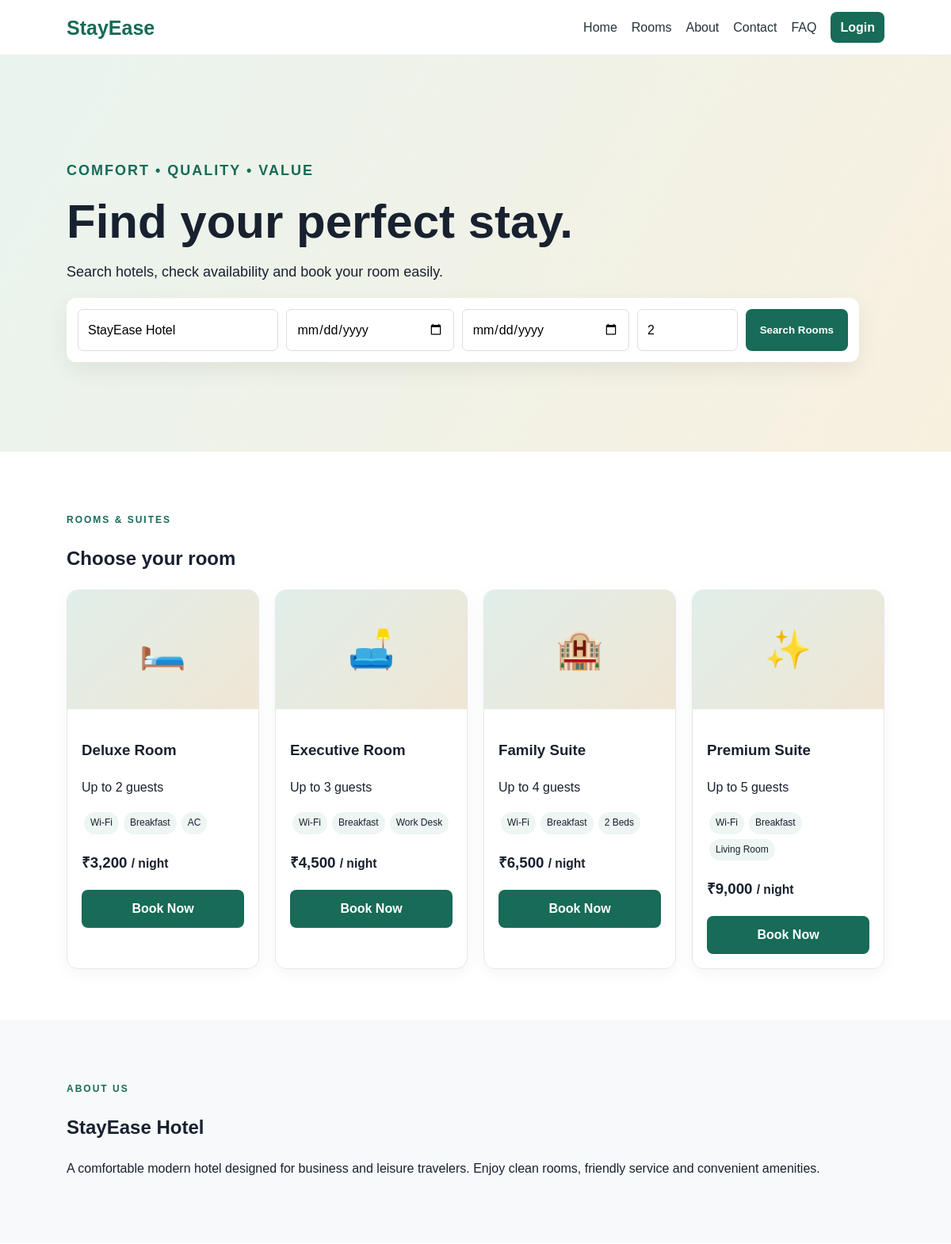
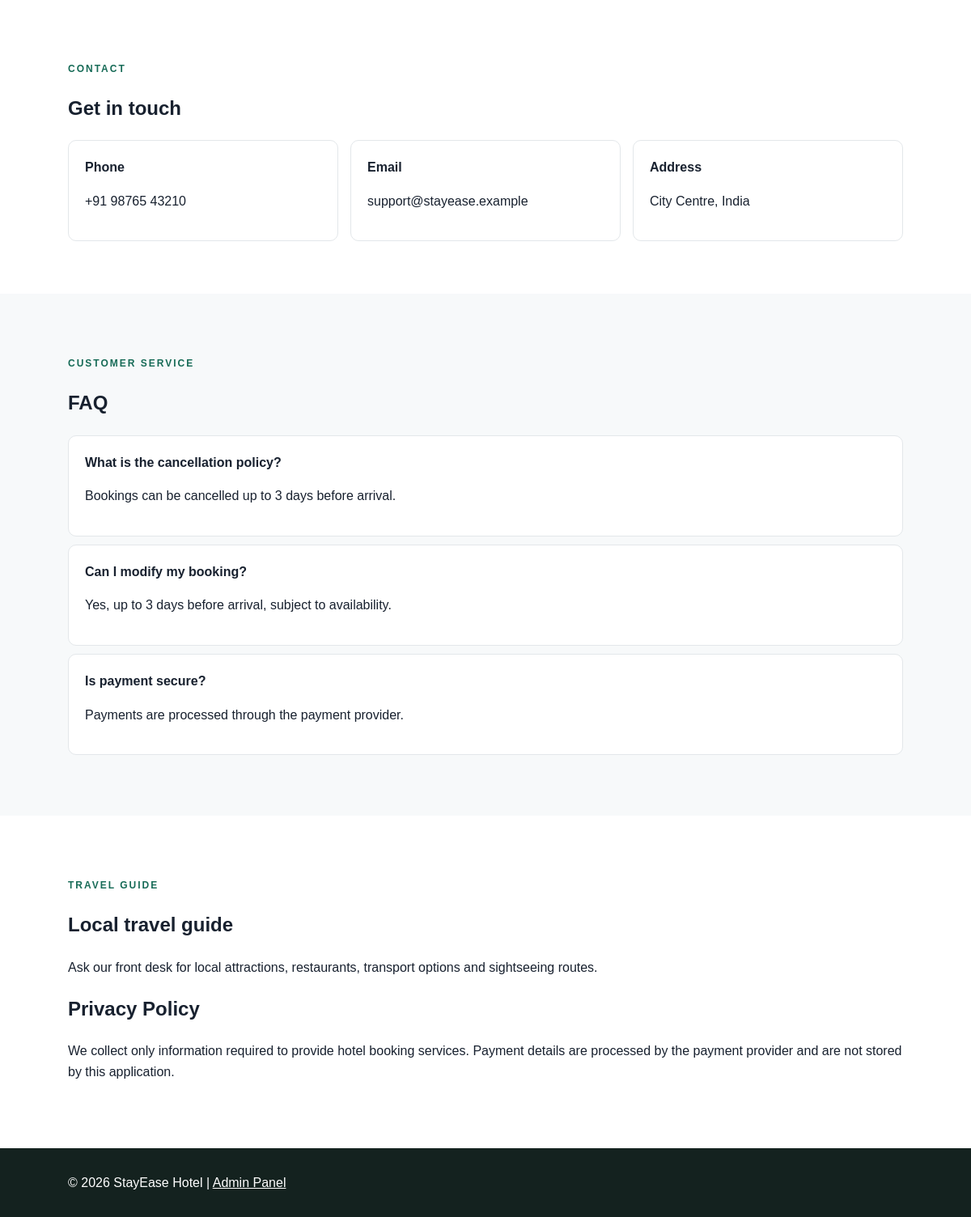
The page / on the database its author committed (2 pictures, top to bottom).
### tables this page shows
CREATE TABLE IF NOT EXISTS rooms(
 id INT AUTO_INCREMENT PRIMARY KEY,type VARCHAR(100) NOT NULL,price DECIMAL(10,2) NOT NULL,quantity INT NOT NULL,capacity INT NOT NULL,amenities VARCHAR(500) NOT NULL,icon VARCHAR(10) DEFAULT '🛏️'
);

CREATE TABLE IF NOT EXISTS site_content(
 id INT PRIMARY KEY DEFAULT 1,about_title VARCHAR(200),about_text TEXT,phone VARCHAR(50),email VARCHAR(150),address TEXT,faq TEXT,travel TEXT,privacy TEXT
);

### config.php (called while the page is built, shortened)
<?php
function e($v){return htmlspecialchars($v??'',ENT_QUOTES,'UTF-8');}
function user(){return $_SESSION['user']??null;}
?>

### index.php (the view)
<?php require 'config.php'; $c=$conn->query("SELECT * FROM site_content WHERE id=1")->fetch_assoc(); $rooms=$conn->query("SELECT * FROM rooms ORDER BY id"); ?>
<!doctype html><html><head><meta charset="utf-8"><meta name="viewport" content="width=device-width,initial-scale=1"><title>StayEase Hotel</title><link rel="stylesheet" href="assets/style.css"></head><body>
<header><div class="logo">StayEase</div><nav><a href="#home">Home</a><a href="#rooms">Rooms</a><a href="#about">About</a><a href="#contact">Contact</a><a href="#faq">FAQ</a><?php if(user()): ?><a class="btn small" href="dashboard.php">Dashboard</a><a href="logout.php">Logout</a><?php else: ?><a class="btn small" href="login.php">Login</a><?php endif; ?></nav></header>
<section id="home" class="hero"><div><p class="eyebrow">COMFORT • QUALITY • VALUE</p><h1>Find your perfect stay.</h1><p>Search hotels, check availability and book your room easily.</p><form class="search" method="get" action="#rooms"><input name="destination" placeholder="Destination" value="StayEase Hotel"><input name="check_in" type="date" required><input name="check_out" type="date" required><input name="guests" type="number" min="1" value="2" required><button class="btn">Search Rooms</button></form></div></section>
<section id="rooms" class="section"><p class="eyebrow">ROOMS & SUITES</p><h2>Choose your room</h2><div class="grid"><?php while($r=$rooms->fetch_assoc()): ?><article class="room"><div class="roomimg"><?=e($r['icon'])?></div><div class="pad"><h3><?=e($r['type'])?></h3><p>Up to <?=$r['capacity']?> guests</p><div><?php foreach(explode(',',$r['amenities']) as $a): ?><span class="tag"><?=e($a)?></span><?php endforeach;?></div><h3>₹<?=number_format($r['price'])?> <small>/ night</small></h3><a class="btn full" href="book.php?room=<?=$r['id']?>">Book Now</a></div></article><?php endwhile;?></div></section>
<section id="about" class="section muted"><p class="eyebrow">ABOUT US</p><h2><?=e($c['about_title'])?></h2><p><?=nl2br(e($c['about_text']))?></p></section>
<section id="contact" class="section"><p class="eyebrow">CONTACT</p><h2>Get in touch</h2><div class="info"><div><b>Phone</b><p><?=e($c['phone'])?></p></div><div><b>Email</b><p><?=e($c['email'])?></p></div><div><b>Address</b><p><?=e($c['address'])?></p></div></div></section>
<section id="faq" class="section muted"><p class="eyebrow">CUSTOMER SERVICE</p><h2>FAQ</h2><?php foreach(explode("\n",$c['faq']) as $f){$p=explode('|',$f,2);?><div class="faq"><b><?=e(trim($p[0]))?></b><p><?=e(trim($p[1]??''))?></p></div><?php }?></section>
<section class="section"><p class="eyebrow">TRAVEL GUIDE</p><h2>Local travel guide</h2><p><?=nl2br(e($c['travel']))?></p><h2>Privacy Policy</h2><p><?=nl2br(e($c['privacy']))?></p></section>
<footer>© 2026 StayEase Hotel | <a href="admin.php">Admin Panel</a></footer></body></html>

### assets/style.css (style rules this page uses)
* { box-sizing:border-box }
body { margin:0;font-family:Arial,sans-serif;color:#18212f;line-height:1.6 }
header { height:70px;padding:0 7%;display:flex;align-items:center;justify-content:space-between;border-bottom:1px solid #eee;background:#fff;position:sticky;top:0;z-index:5 }
.logo { font-size:25px;font-weight:800;color:#176b57 }
nav { display:flex;gap:18px;align-items:center }
nav a { text-decoration:none;color:#25323c }
.btn { display:inline-block;background:#176b57;color:#fff!important;padding:11px 18px;border:0;border-radius:8px;text-decoration:none;cursor:pointer;font-weight:bold }
.small { padding:7px 12px }
.hero { padding:90px 7%;background:linear-gradient(120deg,#e9f4ef,#f8f0df);min-height:500px;display:flex;align-items:center }
.hero h1 { font-size:60px;line-height:1.05;margin:8px 0 }
.hero>div { max-width:1000px }
.hero p { font-size:18px }
.eyebrow { font-size:12px;letter-spacing:2px;color:#176b57;font-weight:bold }
.search { background:white;padding:14px;border-radius:12px;display:grid;grid-template-columns:1.2fr 1fr 1fr .6fr auto;gap:10px;box-shadow:0 10px 30px #0001 }
.search input,.panel input,.panel textarea,.formpage input,.pay input { padding:12px;border:1px solid #d8dfe5;border-radius:7px;font:inherit;width:100% }
.section { max-width:1250px;margin:auto;padding:65px 7% }
.muted { max-width:none;background:#f7f9fa }
.grid { display:grid;grid-template-columns:repeat(4,1fr);gap:20px }
.room { border:1px solid #e4e8eb;border-radius:14px;overflow:hidden;box-shadow:0 5px 20px #0000000b }
.roomimg { height:150px;background:linear-gradient(135deg,#e0eee9,#f0e6d5);display:grid;place-items:center;font-size:48px }
.pad { padding:18px }
.tag { display:inline-block;background:#edf6f2;padding:4px 8px;border-radius:20px;font-size:12px;margin:3px }
.full { width:100%;text-align:center }
.info { display:grid;grid-template-columns:repeat(3,1fr);gap:15px }
.info>div,.panel,.booking,.faq { padding:20px;border:1px solid #e3e7ea;border-radius:10px;background:#fff }
.faq { margin:10px 0 }
.faq b { display:block }
footer { padding:30px 7%;background:#14221f;color:#fff }
footer a { color:#fff }

### rows shown on the page
rooms: icon "🛏️", type "Deluxe Room", capacity "2", amenities "Wi-Fi", amenities "Breakfast", amenities "AC", price "3,200"
rooms: icon "🛋️", type "Executive Room", capacity "3", amenities "Wi-Fi", amenities "Breakfast", amenities "Work Desk", price "4,500"
rooms: icon "🏨", type "Family Suite", capacity "4", amenities "Wi-Fi", amenities "Breakfast", amenities "2 Beds", price "6,500"
rooms: icon "✨", type "Premium Suite", capacity "5", amenities "Wi-Fi", amenities "Breakfast", amenities "Living Room", price "9,000"
site_content: about_title "StayEase Hotel", about_text "A comfortable modern hotel designed for business and leisure travelers. Enjoy clean rooms, friendly service and convenient amenities.", phone "+91 98765 43210", email "support@stayease.example", address "City Centre, India", faq "What is the cancellation policy?", faq "Bookings can be cancelled up to 3 days before arrival.", faq "Can I modify my booking?", faq "Yes, up to 3 days before arrival, subject to availability.", faq "Is payment secure?", faq "Payments are processed through the payment provider.", travel "Ask our front desk for local attractions, restaurants, transport options and sightseeing routes.", privacy "We collect only information required to provide hotel booking services. Payment details are processed by the payment provider and are not stored by this application."
